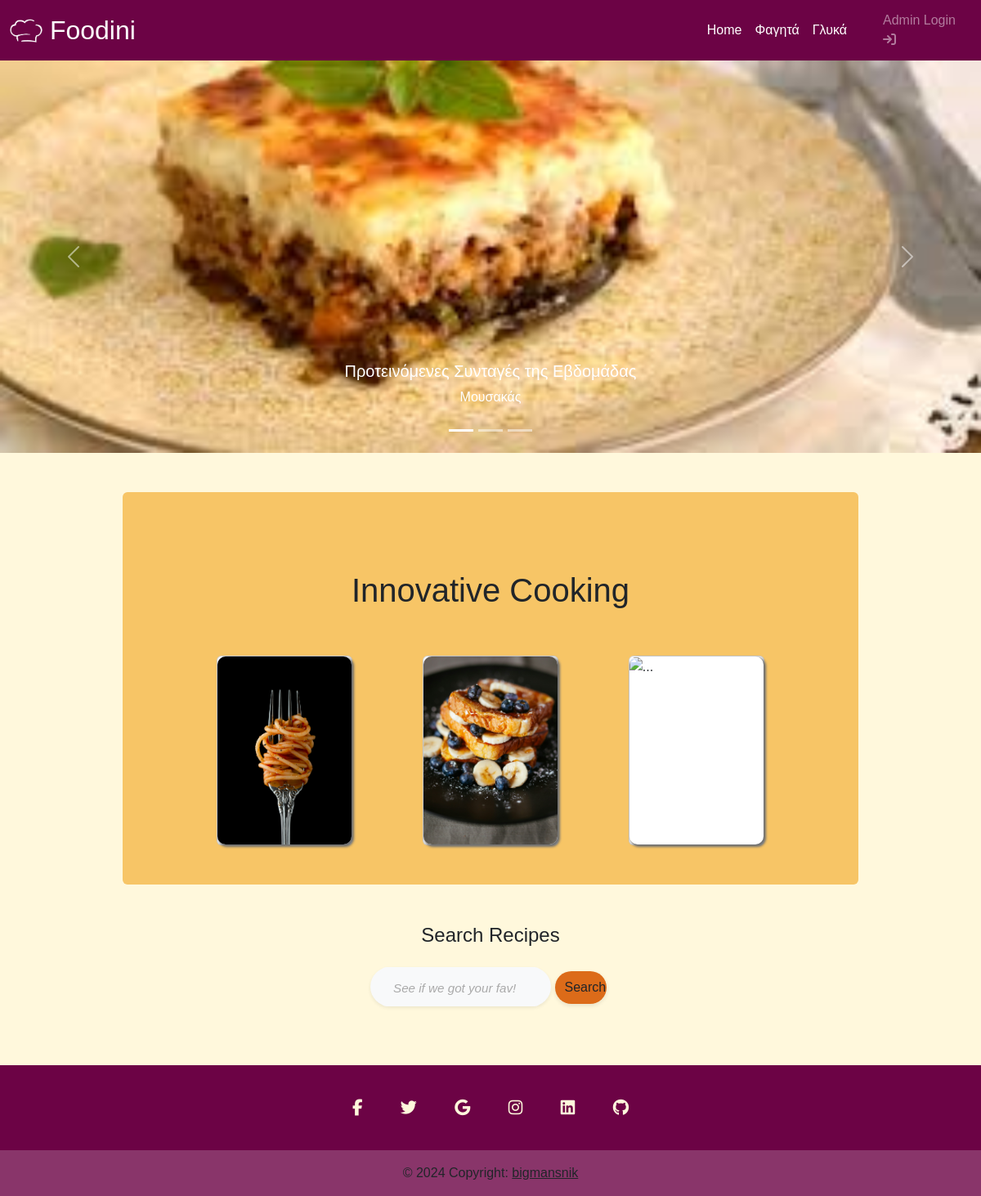
The page /pages/index.php on the database its author committed.
### tables this page shows
CREATE TABLE `recipes` (
  `recipe_id` int(11) NOT NULL,
  `title` varchar(30) NOT NULL,
  `category` enum('Αλμυρό','Γλυκό') NOT NULL,
  `difficulty` enum('Εύκολη','Μεσαία','Δύσκολη') NOT NULL,
  `description` text NOT NULL,
  `description_tiny` varchar(100) NOT NULL,
  `rating` int(11) NOT NULL,
  `liked` tinyint(1) NOT NULL,
  `thumbnail` varchar(50) NOT NULL,
  `full_res` varchar(50) NOT NULL,
  `author` varchar(30) NOT NULL
);

### pages/index.php (the view, shortened to what this page needs)
<!DOCTYPE html>
<html lang="en">
<head>
  <link href="https://cdn.jsdelivr.net/npm/bootstrap@5.3.3/dist/css/bootstrap.min.css" rel="stylesheet">
  <link rel="stylesheet" href="../css/style.css">
</head>
<body>
  <?php
  include "connect_db.php";
  $entry_number_sql = "SELECT * FROM recipes";
  $entry_number_querry = mysqli_query($conn, $entry_number_sql);
  $entry_number = mysqli_num_rows($entry_number_querry);
  ?>
  <nav class="navbar navbar-expand-sm sticky-top navbar-dark">
    <div class="container">
      <a class="navbar-brand fs-2" href="index.php"><img src="../images/logo/logo2.png" alt="" srcset="" style="max-width: 2.5rem; padding:0%; margin:0%" class=" mb-1"> Foodini</a>
      <div class="collapse navbar-collapse" id="navbarResponsive">
        <ul class="navbar-nav ms-auto">
          <li class="nav-item active">
            <a class="nav-link" href="index.php">Home</a>
          </li>
          <li class="nav-item">
            <a class="nav-link" href="faghta_kai_glyka.php?category=Αλμυρό">Φαγητά</a>
          </li>
          <li class="nav-item">
            <a class="nav-link" href="faghta_kai_glyka.php?category=Γλυκό">Γλυκά</a>
          </li>
        </ul>
      </div>
    </div>
    <ul class="navbar-nav mx-4">
          <li class="admin-login">
            <?php
              if (isset($_SESSION['name']) && isset($_SESSION['user_name'])) {
              echo "<a href='admin_dashboard.php' class='admin-login'>".$_SESSION['name']." <i class='fa-solid fa-arrow-right-to-bracket'></i></a>";
            } else {
                echo "<a href='admin_dashboard.php' class='admin-login'> Admin Login <i class='fa-solid fa-arrow-right-to-bracket'></i></a>";
            }
            ?>
          </li>
        </ul>
  </nav>
  <header class="header">
    <div id="carouselExampleCaptions" class="carousel slide" data-bs-ride="carousel">
      <div class="carousel-indicators">
        <button type="button" data-bs-target="#carouselExampleCaptions" data-bs-slide-to="0" class="active" aria-current="true" aria-label="Slide 1"></button>
        <button type="button" data-bs-target="#carouselExampleCaptions" data-bs-slide-to="1" aria-label="Slide 2"></button>
        <button type="button" data-bs-target="#carouselExampleCaptions" data-bs-slide-to="2" aria-label="Slide 3"></button>
      </div>
      <div class="carousel-inner">
        <?php
        include "connect_db.php";
        $random = range(1, $entry_number);
        shuffle($random);
        $sql = "SELECT * FROM recipes where recipe_id = $random[0]";
        $querry = mysqli_query($conn, $sql);
        $fetch = mysqli_fetch_assoc($querry);
        echo " <div class='carousel-item active'style='background-image: url(../images/eikones_syntagwn/full_res/" . $fetch['full_res'] . ".jpg)'>
            <div class='carousel-caption'>
              <h5>Προτεινόμενες Συνταγές της Εβδομάδας</h5>
              <p class='text-capitalize'>" . $fetch['title'] . "</p>
            </div>
          </div>";
        ?>
      </div>
      <button class="carousel-control-prev" type="button" data-bs-target="#carouselExampleCaptions" data-bs-slide="prev">
        <span class="carousel-control-prev-icon" aria-hidden="true"></span>
      </button>
      <button class="carousel-control-next" type="button" data-bs-target="#carouselExampleCaptions" data-bs-slide="next">
        <span class="carousel-control-next-icon" aria-hidden="true"></span>
      </button>
    </div>
  </header>
  <div class="container-fluid w-75 rounded my-5 p-5" style="background-color: #F7C566;">
    <div class="container">
      <section class="py-5">
        <div class="container main ">
          <h1 class="fw-light">Innovative Cooking</h1>
        </div>
      </section>
      <section class="" id="c-box2">
        <div class="container-fluid  c-main-cnt d-block d-sm-flex justify-content-center justify-content-around">
          <div class="card" style="width: 22%;">
            <div class="card-body overflow-hidden p-0" style="box-shadow: 2px 2px 3px 1px rgb(112, 112, 112); border-radius: 10px;">
              <img src="../images/home_cards/almira.jpg" class="card-img-top card-img-bottom" alt="...">
            </div>
          </div>
          <div class="card" style="width: 22%;">
            <div class="card-body overflow-hidden p-0" style="box-shadow: 2px 2px 3px 1px rgb(112, 112, 112); border-radius: 10px;">
              <img src="../images/home_cards/glyka.jpg" class="card-img-top card-img-bottom" alt="...">
            </div>
          </div>
          <div class="card" style="width: 22%;">
            <div class="card-body overflow-hidden p-0" style="box-shadow: 2px 2px 3px 1px rgb(112, 112, 112); border-radius: 10px;">
              <img src="../images/home_cards/mail.jpg" class="card-img-top card-img-bottom" alt="...">
            </div>
          </div>
        </div>
      </section>
    </div>
  </div>
  <section class="container-fluid my-5">
 <form class='container w-25' action='search_results.php' method='GET'>
      <h4 class='font-weight-light mb-4 font-italic text-center'>Search Recipes</h4>
      <div class='row mb-4 '>
        <div class='bg-light rounded rounded-pill shadow-sm mb-4 col-md-9'>
          <div class='input-group'>
            <input name='search' type='text' placeholder='See if we got your fav!' aria-describedby='button-addon1' class='form-control form-control-lg border-0 bg-light'>
          </div>
        </div>
        <div class='form-group col-md-3 p-1'>
          <button type='submit' name='submit' class='btn rounded-pill btn-block shadow-sm form-control-lg form-control' style='background-color: #DC6B19;'>Search</button>
        </div>
      </div>
    </form>
  </section>
  <footer class="text-center text-white mt-auto" style="background-color: #6C0345; ">
    <div class="container pt-4">
      <section class="mb-4">
        <a class="btn btn-link btn-floating btn-lg text-dark m-1" href="#!" role="button" data-mdb-ripple-color="dark"><i class="fa-brands fa-facebook-f" style="color: #FFF8DC;"></i></a>
        <a class="btn btn-link btn-floating btn-lg text-dark m-1" href="#!" role="button" data-mdb-ripple-color="dark"><i class="fab fa-twitter" style="color: #FFF8DC;"></i></a>
        <a class="btn btn-link btn-floating btn-lg text-dark m-1" href="#!" role="button" data-mdb-ripple-color="dark"><i class="fab fa-google" style="color: #FFF8DC;"></i></a>
        <a class="btn btn-link btn-floating btn-lg text-dark m-1" href="#!" role="button" data-mdb-ripple-color="dark"><i class="fab fa-instagram" style="color: #FFF8DC;"></i></a>
        <a class="btn btn-link btn-floating btn-lg text-dark m-1" href="#!" role="button" data-mdb-ripple-color="dark"><i class="fab fa-linkedin" style="color: #FFF8DC;"></i></a>
        <a class="btn btn-link btn-floating btn-lg text-dark m-1" href="#!" role="button" data-mdb-ripple-color="dark"><i class="fab fa-github" style="color: #FFF8DC;"></i></a>
      </section>
    </div>
    <div class="text-center text-dark p-3" style="background-color: rgba(255, 255, 255, 0.2);">
      © 2024 Copyright: <a class="text-dark" href="https://www.youtube.com/watch?v=V1lAZ5OQ6qI">bigmansnik</a>
    </div>
  </footer>
</body>
</html>

### css/style.css (style rules this page uses)
body { background-color: #FFF8DC; font-family: sans-serif; }
.carousel-item { height: 60vh; min-height: 350px; background: no-repeat center center scroll; -webkit-background-size: cover; -moz-background-size: cover; -o-background-size: cover; background-size: cover; }
.navbar { background-color: #6C0345; }
.nav-link { color: white; }
.main { text-align: center; }
.card-body { transition: all 0.5s; }
.form-control::placeholder { font-size: 0.95rem; color: #aaa; font-style: italic; }
.admin-login { color: #ffffff7a; text-decoration: none; }

### rows shown on the page
recipes: full_res (picture), title "Μουσακάς"
